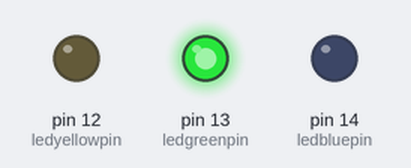
Bench run of a sketch on a simulated Arduino Uno, built with avr-gcc and run on an emulated ATmega328P. On the bench: output pins drawn as LEDs (lit = HIGH).

Above: at 0.5 s.
At 1.5 s:
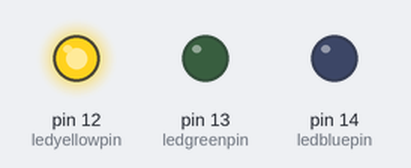
At 2.5 s:
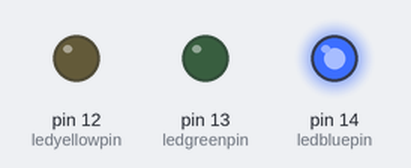
At 4.5 s:
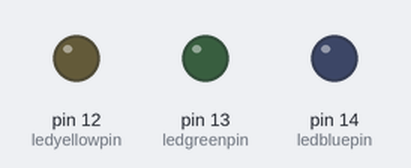
Timing chart, 0 to 7.8 s (numbered marks = the images above):
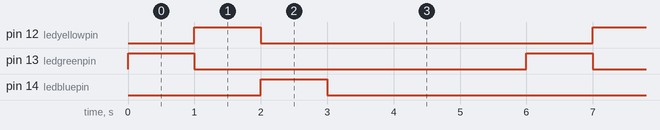

The sketch:

project.ino
```cpp
#define ledgreenpin 13
#define ledyellowpin 12
#define ledbluepin 14

void setup() {
  pinMode(ledgreenpin, OUTPUT);
  pinMode(ledyellowpin, OUTPUT);
  pinMode(ledbluepin, OUTPUT);
}

void loop() {
  digitalWrite(ledgreenpin, HIGH);
  delay(1000);
  digitalWrite(ledgreenpin, LOW);
  digitalWrite(ledyellowpin, HIGH);
  delay(1000);
  digitalWrite(ledyellowpin, LOW);
  digitalWrite(ledbluepin, HIGH);
  delay(1000);
  digitalWrite(ledbluepin, LOW);
   delay(3000);
}
```

Measured:
- by itself, pin 12 (ledyellowpin), pin 13 (ledgreenpin), pin 14 (ledbluepin): alternates HIGH for 1.0 s and LOW for 5.0 s
- by itself, everything shown: repeats every 6.0 s, in 4 steps
